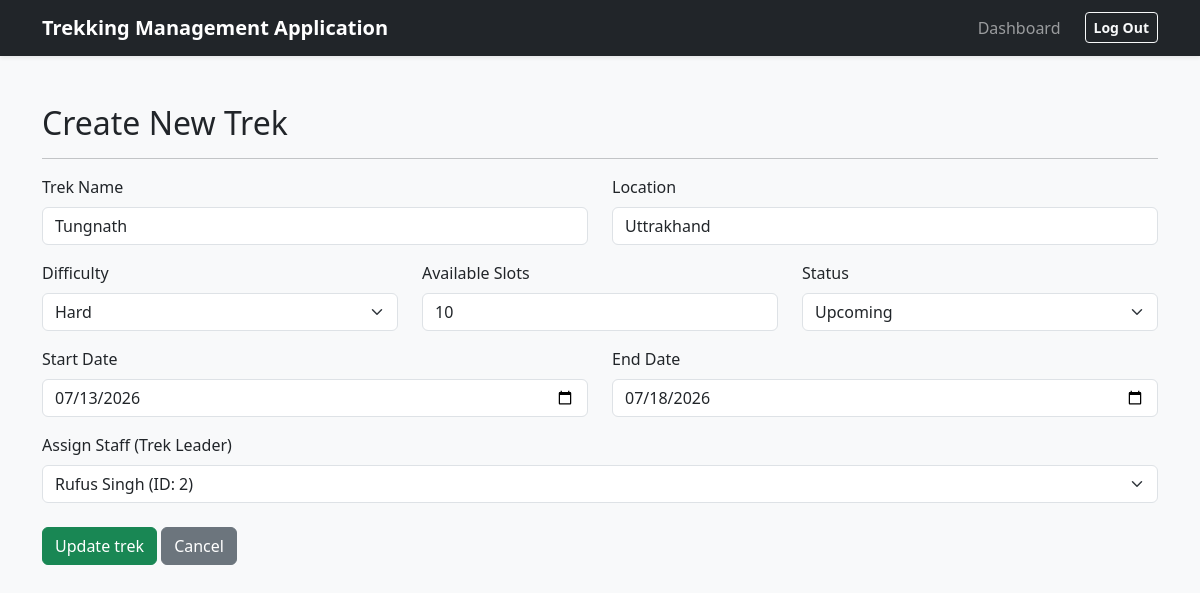
Screenshot of /admin/trek/create/1 (signed in) with the database file from the repository.
### app/models.py (models this page shows)
class Trek(db.Model):
    __tablename__ = "treks"
    id = db.Column(db.Integer, primary_key=True)
    trek_name = db.Column(db.String(200), nullable=False)
    assigned_staff_id = db.Column(db.Integer, db.ForeignKey('users.id'), nullable=False)
    location = db.Column(db.String(100), nullable=False)
    difficulty = db.Column(db.String(50), nullable=False)
    duration = db.Column(db.Integer, nullable=False)
    available_slots = db.Column(db.Integer, nullable=False)
    status = db.Column(db.String(30), nullable=False)
    start_date = db.Column(db.DateTime, nullable=False)
    end_date = db.Column(db.DateTime, nullable=False)
    bookings = db.relationship('Booking', backref='trek', lazy=True, cascade='all, delete-orphan')
    assigned_staff = db.relationship('User', foreign_keys=[assigned_staff_id])

class User(db.Model):
    __tablename__ = "users"
    id = db.Column(db.Integer, primary_key=True)
    username = db.Column(db.String(80), unique=True, nullable=False)
    email_id = db.Column(db.String(120), nullable=False)
    password_hash = db.Column(db.String(256), unique=True, nullable=False)
    name = db.Column(db.String(80), nullable=False)
    role = db.Column(db.String(20), nullable=False)
    is_blacklisted = db.Column(db.Boolean, default=False)
    staff_profile = db.relationship('StaffProfile', backref='user', uselist=False, cascade='all, delete-orphan') # userlist =False strictly enforces a 1-to-1 relatiosnhip b/w users and staff_profiles table
    bookings = db.relationship('Booking', backref='trekker', lazy=True) # lazy=True Parameter is used tell SQLAlchemy that until i specifically state a python code like user.bookings do not run SQL Query

### app/routes/admin.py (the view, shortened to what this page needs)
@admin_bp.route('/trek/create/<int:trek_id>', methods=['GET', 'POST'])
def edit_trek(trek_id):
    trek_to_edit = models.Trek.query.get_or_404(trek_id)
    available_staff = models.User.query.filter_by(role='Staff', is_blacklisted=False).all()
    return render_template('admin/trek/create_trek.html', trek=trek_to_edit, staff_members=available_staff)

### app/routes/admin.py (called while the page is built)
@admin_bp.before_request
def admin_access():
    if 'user_id' not in session:
        flash("Access denied. Please login first")
        return redirect(url_for('auth.login'))
    if session.get('role') != 'Admin':
        flash("Not an Administrator")
        return redirect(url_for('auth.login'))

### app/templates/admin/trek/create_trek.html (shortened to what this page needs)
{% extends "base.html" %}
{% block content %}
    <h2>Create New Trek</h2>
    <hr>
    <form action="{{ url_for('admin.edit_trek', trek_id=trek.id) if trek else url_for('admin.create_trek') }}" method="POST">
        <div class="row mb-3">
            <div class="col-md-6">
                <label class="form-label">Trek Name</label>
                <input type="text" name="trek_name" class="form-control" value="{{ trek.trek_name if trek else '' }}" required>
            </div>
            <div class="col-md-6">
                <label class="form-label">Location</label>
                <input type="text" name="location" class="form-control" value="{{ trek.location if trek else '' }}" required>
            </div>
        </div>
        <div class="row mb-3">
            <div class="col-md-4">
                <label class="form-label">Difficulty</label>
                <select name="difficulty" class="form-select" required>
                    <option value="Hard" {% if trek and trek.difficulty == 'Hard' %} selected {% endif %}>Hard</option>
                </select>
            </div>
            <div class="col-md-4">
                <label class="form-label">Available Slots</label>
                <input type="number" name="available_slots" class="form-control" min="0" value="{{ trek.available_slots if trek else '' }}" required>
            </div>
            <div class="col-md-4">
                <label class="form-label">Status</label>
                <select name="status" class="form-select" required>
                    <option value="Upcoming" {% if trek and trek.status == 'Upcoming' %} selected {% endif %}>Upcoming</option>
                </select>
            </div>
        </div>
        <div class="row mb-3">
            <div class="col-md-6">
                <label class="form-label">Start Date</label>
                <input type="date" name="start_date" class="form-control" value="{{ trek.start_date.strftime('%Y-%m-%d') if trek else '' }}" required>
            </div>
            <div class="col-md-6">
                <label class="form-label">End Date</label>
                <input type="date" name="end_date" class="form-control" value="{{ trek.end_date.strftime('%Y-%m-%d') if trek else '' }}" required>
            </div>
        </div>
        <div class="row mb-4">
            <div class="col-md-12">
                <label class="form-label">Assign Staff (Trek Leader)</label>
                <select name="assigned_staff_id" class="form-select" required>
                    {% for staff in staff_members %}
                        <option value="{{ staff.id }}" {% if trek and trek.assigned_staff_id == staff.id %} selected {% endif %}>{{ staff.name }} (ID: {{ staff.id }})</option>
                    {% endfor %}
                </select>
            </div>
        </div>
        <button type="submit" class="btn btn-success">{{ 'Update trek' if trek else 'Create Trek' }}</button>
        <a href="{{ url_for('admin.manage_treks') }}" class="btn btn-secondary">Cancel</a>
    </form>
{% endblock %}

### rows the page displays
Trek: trek_name "Tungnath", location "Uttrakhand", difficulty "Hard", available_slots "10", status "Upcoming", start_date "07/13/2026", end_date "07/18/2026", assigned_staff_id "Rufus Singh (ID: 2)"

### other values shown
{{ 'Update trek' if trek else 'Create Trek' }} "Update trek"
